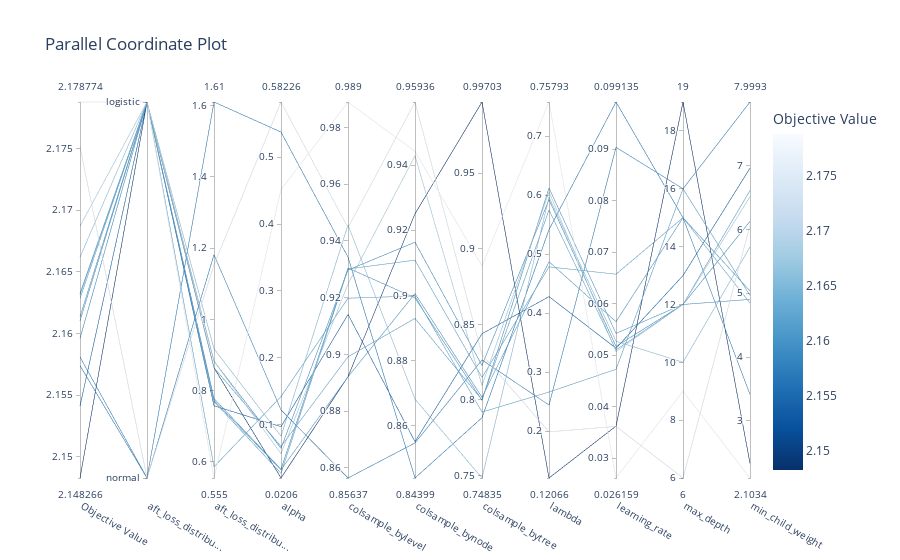

Source (notebook cell):
### Code cell
plot_parallel_coordinate(study)

### Figure 1 — Plotly figure (JSON) as saved in the notebook; plotly's stock layout.template omitted (floating-point values rounded to 4 significant figures)
{"data": [{"dimensions": [{"label": "Objective Value", "range": [2.148, 2.179], "values": [2.157, 2.175, 2.158, 2.179, 2.148, 2.169, 2.163, 2.166, 2.16, 2.154, 2.161, 2.161, 2.163, 2.163]}, {"label": "aft_loss_distribu...", "range": [0, 1], "ticktext": ["normal", "logistic"], "tickvals": [0, 1], "values": [0, 0, 0, 1, 1, 1, 1, 1, 1, 1, 1, 1, 1, 1]}, {"label": "aft_loss_distribu...", "range": [0.555, 1.61], "values": [1.61, 1.153, 1.181, 0.555, 0.8644, 0.8833, 0.8643, 0.9175, 0.8824, 0.7577, 0.7779, 0.7724, 0.7696, 0.5864]}, {"label": "alpha", "range": [0.0206, 0.5823], "values": [0.5374, 0.5823, 0.1224, 0.4513, 0.0206, 0.05689, 0.06777, 0.08309, 0.06494, 0.09731, 0.03357, 0.03286, 0.02768, 0.1422]}, {"label": "colsample_bylevel", "range": [0.8564, 0.989], "values": [0.9343, 0.9447, 0.8564, 0.989, 0.8921, 0.9248, 0.8991, 0.9456, 0.9297, 0.9141, 0.9305, 0.8921, 0.9301, 0.9198]}, {"label": "colsample_bynode", "range": [0.844, 0.9594], "values": [0.844, 0.9594, 0.8547, 0.9442, 0.9251, 0.9429, 0.893, 0.8682, 0.9163, 0.8551, 0.8993, 0.9006, 0.9108, 0.8998]}, {"label": "colsample_bytree", "range": [0.7483, 0.997], "values": [0.7882, 0.83, 0.8265, 0.8886, 0.997, 0.8095, 0.8001, 0.7483, 0.8228, 0.8438, 0.7997, 0.8017, 0.8149, 0.792]}, {"label": "lambda", "range": [0.1207, 0.7579], "values": [0.5417, 0.1988, 0.2443, 0.7579, 0.1207, 0.6058, 0.5749, 0.5966, 0.5926, 0.4281, 0.6122, 0.4872, 0.4785, 0.2663]}, {"label": "learning_rate", "range": [0.02616, 0.09914], "values": [0.09914, 0.03617, 0.09034, 0.02616, 0.03623, 0.05069, 0.05101, 0.0527, 0.05171, 0.05134, 0.05422, 0.0565, 0.06571, 0.04726]}, {"label": "max_depth", "range": [6, 19], "values": [15, 6, 16, 9, 19, 12, 12, 10, 12, 13, 12, 15, 15, 16]}, {"label": "min_child_weight", "range": [2.103, 7.999], "values": [3.415, 6.067, 7.999, 2.103, 2.333, 6.515, 6.612, 5.726, 6.128, 6.962, 4.904, 5.035, 4.848, 4.966]}], "labelangle": 30, "labelside": "bottom", "line": {"color": [2.157, 2.175, 2.158, 2.179, 2.148, 2.169, 2.163, 2.166, 2.16, 2.154, 2.161, 2.161, 2.163, 2.163], "colorbar": {"title": {"text": "Objective Value"}}, "colorscale": [[0, "rgb(247,251,255)"], [0.125, "rgb(222,235,247)"], [0.25, "rgb(198,219,239)"], [0.375, "rgb(158,202,225)"], [0.5, "rgb(107,174,214)"], [0.625, "rgb(66,146,198)"], [0.75, "rgb(33,113,181)"], [0.875, "rgb(8,81,156)"], [1, "rgb(8,48,107)"]], "reversescale": true, "showscale": true}, "type": "parcoords"}], "layout": {"title": {"text": "Parallel Coordinate Plot"}}}
